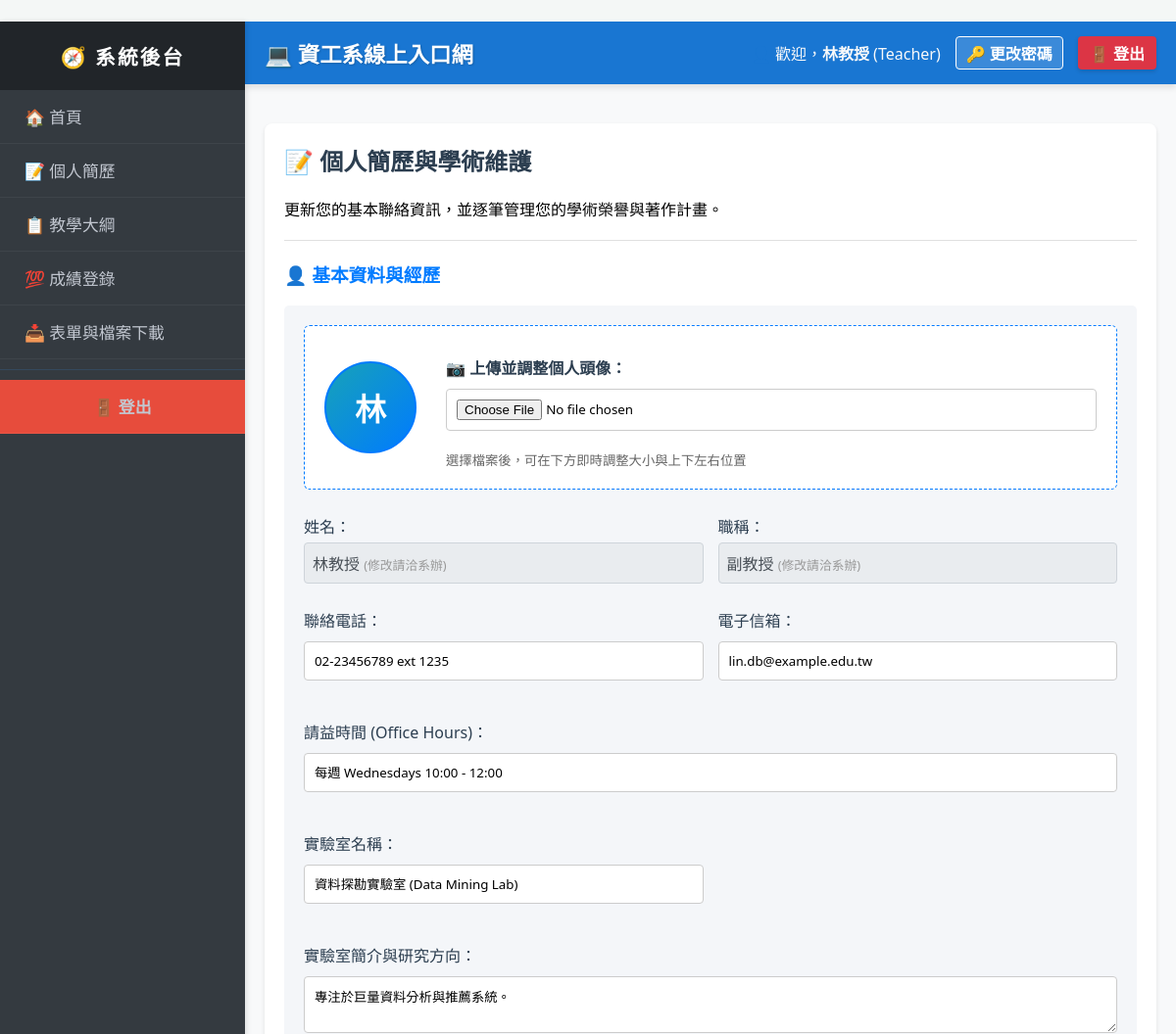
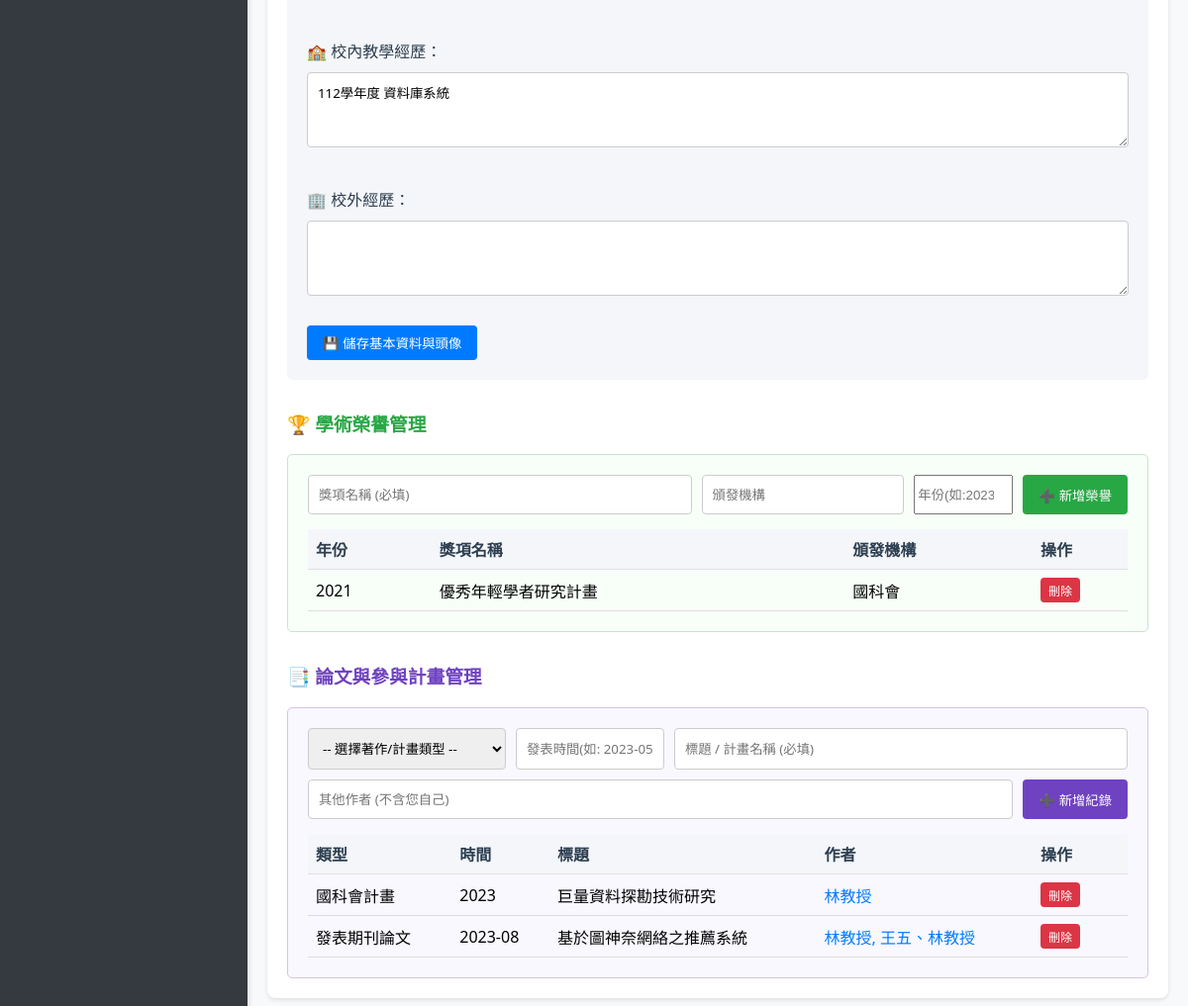
/index.php?page=profile (signed in), run on an earlier commit of the app's database (2 pictures, top to bottom).
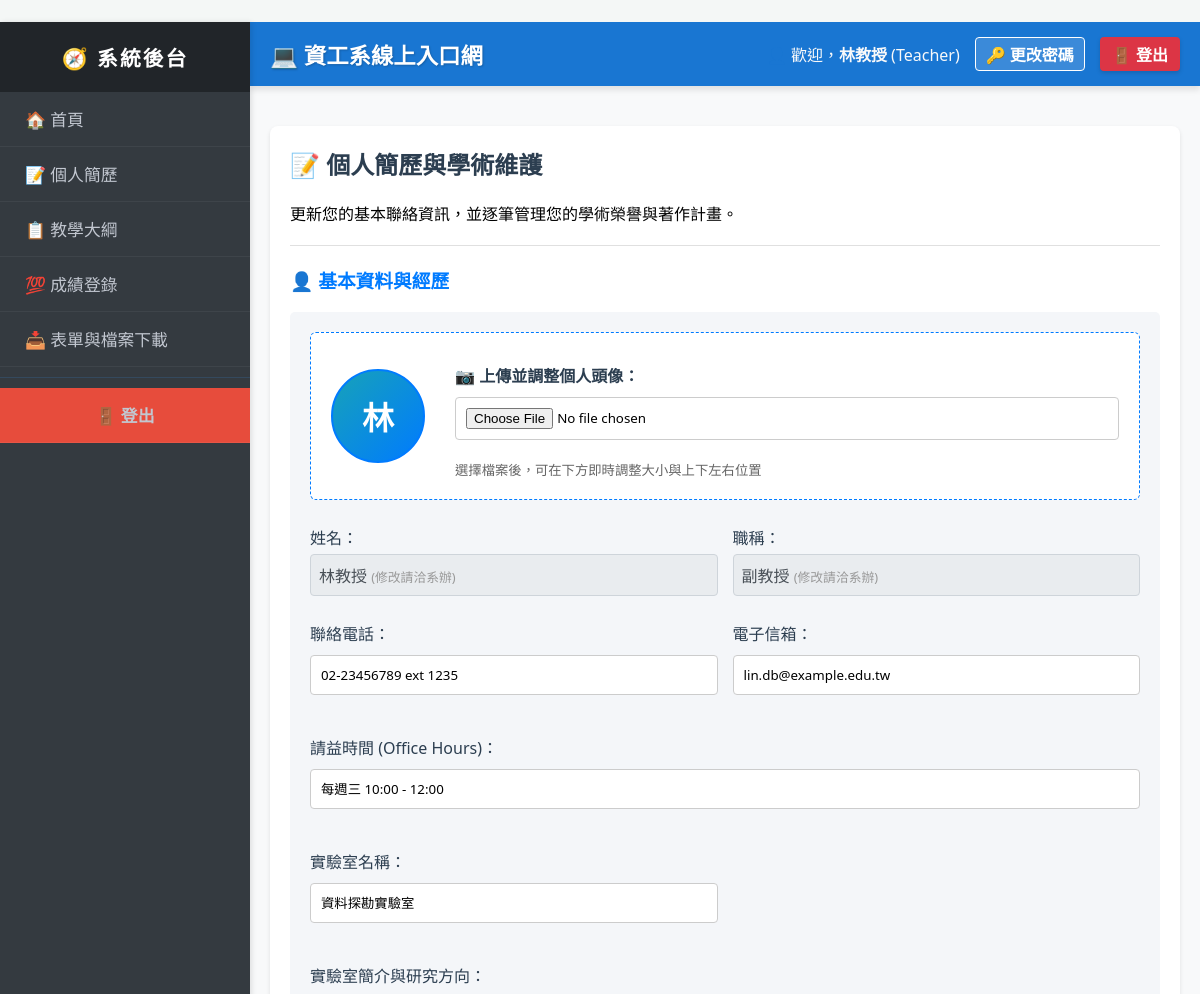
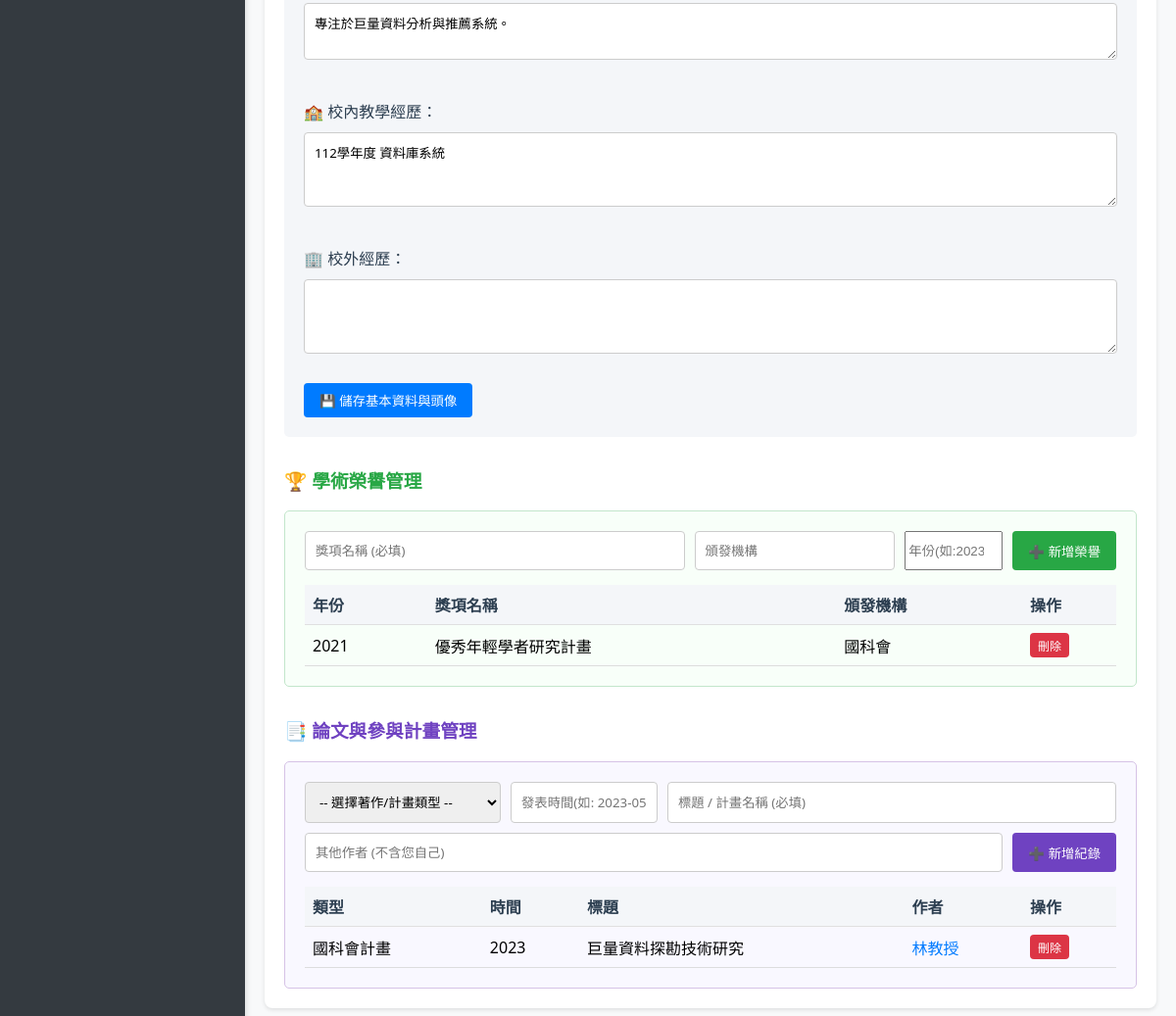
And on a later commit of the database (2 pictures, top to bottom).
### tables this page shows
CREATE TABLE Teachers (
    teacher_id INT AUTO_INCREMENT PRIMARY KEY,
    user_id INT NOT NULL,
    name VARCHAR(100) NOT NULL,
    title VARCHAR(100),
    avatar_path VARCHAR(255) DEFAULT NULL COMMENT '老師頭像圖片路徑',  
    department VARCHAR(100) DEFAULT '資訊工程學系',
    phone VARCHAR(20),
    email VARCHAR(100),
    office_hours VARCHAR(100) DEFAULT NULL COMMENT '請益時間',
    lab_name VARCHAR(100) DEFAULT NULL COMMENT '實驗室名稱',
    lab_info TEXT DEFAULT NULL COMMENT '實驗室簡介與研究方向',
    teaching_experience TEXT DEFAULT NULL COMMENT '校內教學經歷',
    external_experience TEXT DEFAULT NULL COMMENT '校外經歷',
    FOREIGN KEY (user_id) REFERENCES Users(id) ON DELETE CASCADE
);

CREATE TABLE AcademicHonors (
    honor_id INT AUTO_INCREMENT PRIMARY KEY,
    teacher_id INT NOT NULL,
    honor_name VARCHAR(255) NOT NULL,
    awarding_body VARCHAR(255),
    award_year INT,
    FOREIGN KEY (teacher_id) REFERENCES Teachers(teacher_id) ON DELETE CASCADE
);

CREATE TABLE Publications (
    work_id INT AUTO_INCREMENT PRIMARY KEY,
    teacher_id INT NOT NULL,
    work_type VARCHAR(100) NOT NULL,
    title VARCHAR(255) NOT NULL,
    authors TEXT COMMENT '其他作者(不含教師本人)',
    publish_year VARCHAR(50),
    FOREIGN KEY (teacher_id) REFERENCES Teachers(teacher_id) ON DELETE CASCADE
);

### modules/teacher/profile.php (the view, shortened to what this page needs)
<link rel="stylesheet" href="https://cdnjs.cloudflare.com/ajax/libs/cropperjs/1.6.1/cropper.min.css">
<div class="card">
    <h2>📝 個人簡歷與學術維護</h2>
    <p>更新您的基本聯絡資訊，並逐筆管理您的學術榮譽與著作計畫。</p>
    <?php
    if(!isset($_SESSION['teacher_id'])) {
        echo "<p style='color:red;'>您不是教師，無法使用此功能。</p>";
    } else {
        $teacher_id = $_SESSION['teacher_id'];
        $profile = $conn->prepare("SELECT * FROM Teachers WHERE teacher_id = ?");
        $profile->bind_param("i", $teacher_id);
        $profile->execute();
        $p = $profile->get_result()->fetch_assoc();
        echo "<hr style='margin:20px 0;'>";
        echo "<h3 style='color:#007bff;'>👤 基本資料與經歷</h3>";
        echo "<form id='profileForm' method='POST' style='background:#f4f6f9; padding:20px; border-radius:5px; display: grid; grid-template-columns: 1fr 1fr; gap: 15px;'>";
        echo "<div style='grid-column: span 2; background: #fff; padding: 20px; border-radius: 6px; border: 1px dashed #007bff;'>";
        echo "  <div style='display: flex; align-items: center; gap: 30px; flex-wrap: wrap;'>";
        if (!empty($p['avatar_path']) && file_exists($p['avatar_path'])) {
            echo "      <img src='{$p['avatar_path']}' style='width: 90px; height: 90px; border-radius: 50%; object-fit: cover; border: 2px solid #007bff;'>";
        } else {
            $f_char = function_exists('mb_substr') ? mb_substr($p['name'], 0, 1, 'UTF-8') : '👤';
            echo "      <div style='width: 90px; height: 90px; border-radius: 50%; background: linear-gradient(135deg, #17a2b8, #007bff); color: #fff; display: flex; align-items: center; justify-content: center; font-size: 2rem; font-weight: bold; border: 2px solid #007bff;'>{$f_char}</div>";
        }
        echo "      <div style='flex: 1; min-width: 250px;'>";
        echo "          <label style='font-weight: bold; display: block; margin-bottom: 5px;'>📷 上傳並調整個人頭像：</label>";
        echo "          <input type='file' id='avatarInput' accept='image/jpeg, image/png, image/gif'>";
        echo "          <small style='color: #666; display: block; margin-top: 5px;'>選擇檔案後，可在下方即時調整大小與上下左右位置</small>";
        echo "      </div>";
        echo "  </div>";
        echo "</div>";
        echo "<div><label>姓名：</label><div style='padding:8px; background:#e9ecef; border-radius:4px; color:#495057; border:1px solid #ced4da;'>" . htmlspecialchars($p['name'] ?? '') . " <span style='font-size:0.8em; color:#999;'>(修改請洽系辦)</span></div></div>";
        echo "<div><label>職稱：</label><div style='padding:8px; background:#e9ecef; border-radius:4px; color:#495057; border:1px solid #ced4da;'>" . htmlspecialchars($p['title'] ?? '') . " <span style='font-size:0.8em; color:#999;'>(修改請洽系辦)</span></div></div>";
        echo "<div><label>聯絡電話：</label><input type='text' name='phone' value='" . htmlspecialchars($p['phone'] ?? '') . "'></div>";
        echo "<div><label>電子信箱：</label><input type='email' name='email' value='" . htmlspecialchars($p['email'] ?? '') . "'></div>";
        echo "<div style='grid-column: span 2;'><label>請益時間 (Office Hours)：</label><input type='text' name='office_hours' value='" . htmlspecialchars($p['office_hours'] ?? '') . "'></div>";
        echo "<div><label>實驗室名稱：</label><input type='text' name='lab_name' value='" . htmlspecialchars($p['lab_name'] ?? '') . "'></div>";
        echo "<div style='grid-column: span 2;'><label>實驗室簡介與研究方向：</label><textarea name='lab_info' rows='2'>" . htmlspecialchars($p['lab_info'] ?? '') . "</textarea></div>";
        echo "<div style='grid-column: span 2;'><label>🏫 校內教學經歷：</label><textarea name='teaching_experience' rows='3'>" . htmlspecialchars($p['teaching_experience'] ?? '') . "</textarea></div>";
        echo "<div style='grid-column: span 2;'><label>🏢 校外經歷：</label><textarea name='external_experience' rows='3'>" . htmlspecialchars($p['external_experience'] ?? '') . "</textarea></div>";
        echo "<div style='grid-column: span 2;'><button type='submit' name='update_profile' class='btn' style='background:#007bff;'>💾 儲存基本資料與頭像</button></div>";
        echo "</form>";
        echo "<h3 style='color:#28a745; margin-top:30px;'>🏆 學術榮譽管理</h3>";
        echo "<div style='background:#f8fff9; padding:20px; border:1px solid #c3e6cb; border-radius:5px;'>";
        echo "<form method='POST' style='display:flex; gap:10px; margin-bottom:15px;'>";
        echo "<input type='text' name='honor_name' placeholder='獎項名稱 (必填)' required style='flex:2; margin:0;'>";
        echo "<input type='text' name='awarding_body' placeholder='頒發機構' style='flex:1; margin:0;'>";
        echo "<input type='number' name='award_year' placeholder='年份(如:2023)' style='width:100px; margin:0;'>";
        echo "<button type='submit' name='add_honor' class='btn' style='background:#28a745;'>➕ 新增榮譽</button>";
        echo "</form>";
        $honors = $conn->query("SELECT * FROM AcademicHonors WHERE teacher_id = $teacher_id ORDER BY award_year DESC");
        echo "<table style='width:100%; border-collapse:collapse;'><tr style='background:#e2eadb;'><th style='padding:8px;'>年份</th><th style='padding:8px;'>獎項名稱</th><th style='padding:8px;'>頒發機構</th><th style='padding:8px; width:80px;'>操作</th></tr>";
        while($h = $honors->fetch_assoc()) {
            echo "<tr style='border-bottom:1px solid #ddd;'><td style='padding:8px;'>" . $h['award_year'] . "</td><td style='padding:8px;'>" . htmlspecialchars($h['honor_name']) . "</td><td style='padding:8px;'>" . htmlspecialchars($h['awarding_body']) . "</td><td style='padding:8px;'><form method='POST' style='margin:0;'><input type='hidden' name='honor_id' value='{$h['honor_id']}'><button type='submit' name='delete_honor' class='btn' style='background:#dc3545; padding:4px 8px; font-size:12px;'>刪除</button></form></td></tr>";
        }
        echo "</table></div>";
        echo "<h3 style='color:#6f42c1; margin-top:30px;'>📑 論文與參與計畫管理</h3>";
        echo "<div style='background:#f9f8ff; padding:20px; border:1px solid #d6c3e6; border-radius:5px;'>";
        echo "<form method='POST' style='display:flex; flex-wrap:wrap; gap:10px; margin-bottom:15px;'>";
        echo "<select name='work_type' required style='width:200px; margin:0;'>";
        echo "<option value=''>-- 選擇著作/計畫類型 --</option>";
        echo "</select>";
        echo "<input type='text' name='publish_year' placeholder='發表時間(如: 2023-05)' style='width:150px; margin:0;'>";
        echo "<input type='text' name='title' placeholder='標題 / 計畫名稱 (必填)' required style='flex:1; min-width:250px; margin:0;'>";
        echo "<input type='text' name='other_authors' placeholder='其他作者 (不含您自己)' style='flex:1; min-width:200px; margin:0;'>";
        echo "<button type='submit' name='add_pub' class='btn' style='background:#6f42c1;'>➕ 新增紀錄</button>";
        echo "</form>";
        $pubs = $conn->query("SELECT * FROM Publications WHERE teacher_id = $teacher_id ORDER BY work_type, publish_year DESC");
        echo "<table style='width:100%; border-collapse:collapse;'><tr style='background:#e8e2ea;'><th style='padding:8px;'>類型</th><th style='padding:8px;'>時間</th><th style='padding:8px;'>標題</th><th style='padding:8px;'>作者</th><th style='padding:8px; width:80px;'>操作</th></tr>";
        while($p_row = $pubs->fetch_assoc()) {
            $display_authors = htmlspecialchars($p['name']);
            if (!empty($p_row['authors'])) $display_authors .= ', ' . htmlspecialchars($p_row['authors']);
            echo "<tr style='border-bottom:1px solid #ddd;'><td style='padding:8px;'>" . htmlspecialchars($p_row['work_type']) . "</td><td style='padding:8px;'>" . htmlspecialchars($p_row['publish_year']) . "</td><td style='padding:8px;'>" . htmlspecialchars($p_row['title']) . "</td><td style='padding:8px; color:#007bff; font-weight:500;'>" . $display_authors . "</td><td style='padding:8px;'><form method='POST' style='margin:0;'><input type='hidden' name='work_id' value='{$p_row['work_id']}'><button type='submit' name='delete_pub' class='btn' style='background:#dc3545; padding:4px 8px; font-size:12px;'>刪除</button></form></td></tr>";
        }
        echo "</table></div>";
    }
    ?>
</div>

### index.php (shortened to what this page needs)
﻿<?php
require_once 'db_connect.php';
$role = isset($_SESSION['role']) ? $_SESSION['role'] : 'Guest';
$page = isset($_GET['page']) ? $_GET['page'] : 'home';
$is_backend = ($role == 'Admin' || $role == 'Teacher');
$module_path = '';
if ($page == 'login') {
    $module_path = 'login.php';
} else {
    $page_name = basename($page);
    $public_pages = ['home', 'faculty', 'labs', 'teacher_detail', 'downloads', 'syllabus_detail', 'change_password'];
    $admin_pages = ['manage_accounts', 'manage_courses', 'manage_enrollments', 'review_reservations', 'review_messages', 'manage_files', 'view_database', 'admin_logs'];
    $teacher_pages = ['profile', 'syllabus', 'grading'];
    $student_pages = ['course_selection', 'my_schedule', 'reservation', 'message'];
    if (in_array($page_name, $public_pages)) {
        $module_path = 'modules/public/' . $page_name . '.php';
    } else if ($role == 'Admin' && in_array($page_name, $admin_pages)) {
        $module_path = 'modules/admin/' . $page_name . '.php';
    } else if ($role == 'Teacher' && in_array($page_name, $teacher_pages)) {
        $module_path = 'modules/teacher/' . $page_name . '.php';
    } else if ($role == 'Student' && in_array($page_name, $student_pages)) {
        $module_path = 'modules/student/' . $page_name . '.php';
    }
}
?>
<!DOCTYPE html>
<html lang="zh-TW">
<head>
    <link rel="stylesheet" href="assets/css/style.css">
</head>
<body>
    <?php if ($is_backend): ?>
        <div class="backend-wrapper">
            <div class="backend-sidebar">
                <h2>🧭 系統後台</h2>
                <?php
                if ($role == 'Admin') {
                    include 'includes/sidebar_admin.php';
                } elseif ($role == 'Teacher') {
                    include 'includes/sidebar_teacher.php';
                }
                ?>
            </div>
            <div class="backend-main">
                <?php include 'includes/header.php'; ?>
                <div class="content-area" style="padding: 20px;">
                    <?php
                    if ($module_path != '' && file_exists($module_path)) {
                        include $module_path;
                    } else {
                        echo "<div class='card' style='border-left: 4px solid #dc3545;'><h2>⚠️ 發生錯誤</h2><p>您請求的頁面不存在，或您沒有權限瀏覽此頁面。</p></div>";
                    }
                    ?>
                </div>
            </div>
        </div>
    <?php endif; ?>
</body>
</html>

### includes/sidebar_teacher.php
<a href="index.php?page=home">🏠 首頁</a>
<a href="index.php?page=profile">📝 個人簡歷</a>
<a href="index.php?page=syllabus">📋 教學大綱</a>
<a href="index.php?page=grading">💯 成績登錄</a>
<a href="index.php?page=downloads">📥 表單與檔案下載</a>
<hr style="margin: 10px 0; border: none; border-top: 1px solid #34495e;">
<a href="logout.php" style="background-color: #e74c3c; text-align: center; font-weight: bold;">🚪 登出</a>

### includes/header.php
<?php
$display_name = isset($_SESSION['username']) ? $_SESSION['username'] : '使用者';
if (isset($_SESSION['user_id']) && isset($_SESSION['role'])) {
    $uid = intval($_SESSION['user_id']);
    $role = $_SESSION['role'];
    if ($role == 'Admin') {
        $q = $conn->query("SELECT name FROM Admins WHERE user_id = $uid");
        if ($q && $r = $q->fetch_assoc()) $display_name = $r['name'];
    } elseif ($role == 'Teacher') {
        $q = $conn->query("SELECT name FROM Teachers WHERE user_id = $uid");
        if ($q && $r = $q->fetch_assoc()) $display_name = $r['name'];
    } elseif ($role == 'Student') {
        $q = $conn->query("SELECT name FROM Students WHERE user_id = $uid");
        if ($q && $r = $q->fetch_assoc()) $display_name = $r['name'];
    }
}
?>
<div style="background: #1976d2; color: #fff; padding: 15px 20px; display: flex; justify-content: space-between; align-items: center; border-radius: 0; margin-bottom: 20px; box-shadow: 0 4px 6px rgba(0,0,0,0.1);">
    <h2 style="margin: 0; font-size: 1.4em; text-shadow: 1px 1px 2px rgba(0,0,0,0.2);">💻 資工系線上入口網</h2>
    <div style="display: flex; align-items: center; gap: 15px;">
        <?php if (isset($_SESSION['user_id'])): ?>
            <span style="color: #f8f9fa;">👤 歡迎，<strong><?php echo htmlspecialchars($display_name); ?></strong> (<?php echo $_SESSION['role']; ?>)</span>
            <a href="index.php?page=change_password" style="color: #fff; text-decoration: none; font-weight: bold; border: 1px solid #fff; padding: 4px 10px; border-radius: 4px; background: rgba(255, 255, 255, 0.15); transition: 0.2s;" onmouseover="this.style.background='rgba(255,255,255,0.3)'" onmouseout="this.style.background='rgba(255,255,255,0.15)'">🔑 更改密碼</a>
            <a href="logout.php" style="background: #dc3545; color: white; text-decoration: none; padding: 5px 12px; border-radius: 4px; font-weight: bold; box-shadow: 0 2px 4px rgba(0,0,0,0.15);">🚪 登出</a>
        <?php else: ?>
            <a href="index.php?page=login" style="background: #007bff; color: white; text-decoration: none; padding: 5px 15px; border-radius: 4px; font-weight: bold;">系統登入</a>
        <?php endif; ?>
    </div>
</div>

### assets/css/style.css (style rules this page uses)
.content-area { padding: 30px; overflow-y: auto; flex: 1; }
.card { background: #fff; border-radius: 8px; padding: 20px; box-shadow: 0 2px 4px rgba(0,0,0,0.1); margin-bottom: 20px; }
.card h2 { margin-top: 0; color: #2c3e50; }
button, .btn { padding: 8px 16px; background: #007bff; color: white; border: none; border-radius: 4px; cursor: pointer; text-decoration: none; display: inline-block; transition: all 0.3s ease; font-weight: 500; }
input[type="text"], input[type="password"], input[type="email"], input[type="file"], input[type="datetime-local"], select, textarea { padding: 10px; width: 100%; box-sizing: border-box; margin: 5px 0 15px; border: 1px solid #ccc; border-radius: 4px; font-family: inherit; }
table { border-collapse: collapse; width: 100%; }
table tr { border-bottom: 1px solid #e0e0e0; }
table th, table td { padding: 12px 10px; text-align: left; }
table th { background-color: #f4f6f9; font-weight: 600; color: #2c3e50; }
label { font-weight: 500; color: #2c3e50; display: block; margin: 10px 0 5px 0; }
hr { border: none; border-top: 1px solid #e0e0e0; margin: 20px 0; }

### index.php (style rules this page uses)
body { margin: 0; padding: 0; background-color: #f4f7f6; font-family: 'Segoe UI', Tahoma, Geneva, Verdana, sans-serif; display: flex; flex-direction: column; min-height: 100vh; }
.backend-wrapper { display: flex; min-height: 100vh; width: 100%; }
.backend-sidebar { width: 250px; background: #343a40; color: #fff; flex-shrink: 0; display: flex; flex-direction: column; box-shadow: 2px 0 5px rgba(0,0,0,0.1); z-index: 10; }
.backend-sidebar h2 { font-size: 1.3em; padding: 20px; margin: 0; background: #212529; color: #fff; text-align: center; letter-spacing: 2px; }
.backend-sidebar a { display: block; padding: 15px 25px; color: #c2c7d0; text-decoration: none; font-size: 1.05em; border-bottom: 1px solid rgba(255,255,255,0.05); transition: background 0.2s, color 0.2s; }
.backend-sidebar hr { border: none; border-top: 1px solid rgba(255,255,255,0.1); margin: 0; }
.backend-main { flex: 1; display: flex; flex-direction: column; background: #f8f9fa; overflow-x: hidden; min-width: 0; }

What changed in the data, as far as the page shows it:
removed publications: work_type "發表期刊論文", publish_year "2023-08", title "基於圖神奈網絡之推薦系統", display_authors "林教授, 王五、林教授"
changed teachers "林教授": office_hours "每週 Wednesdays 10:00 - 12:00" → "每週三 10:00 - 12:00"; lab_name "資料探勘實驗室 (Data Mining Lab)" → "資料探勘實驗室"
